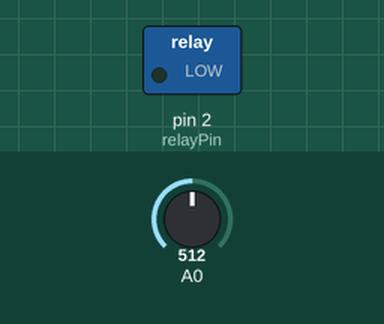
This sketch was run on a simulated Arduino Uno, built with avr-gcc and run on an emulated ATmega328P. Parts: switched loads named in the sketch (green lamp = pin HIGH). Inputs (shaded band) come from the test bench; at power-on: A0 = 512.

Above: at 1.2 s.
1.3 s: A0 set to 788
4.3 s: A0 set to 811
At 6.5 s:
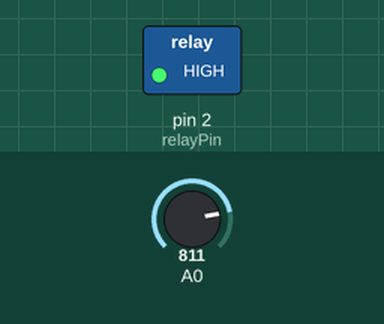
7.3 s: A0 set to 790
At 10.2 s:
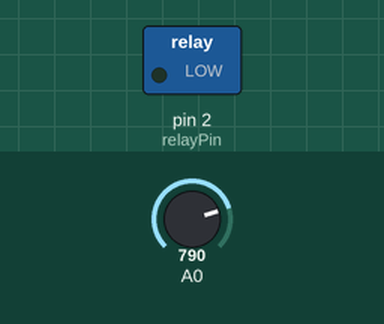
10.3 s: A0 set to 810
At 12.9 s:
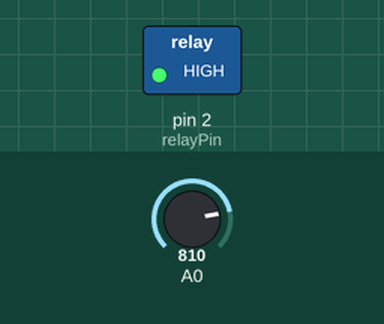
Timing chart, 0 to 14.3 s (numbered marks = the images above; inputs shaded):
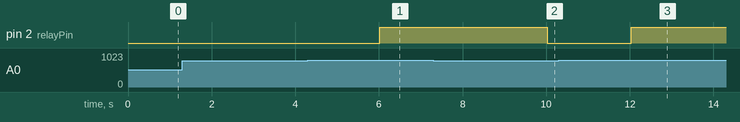

The sketch:

control_device_on_off_through_relay_light_sensor.ino
```cpp
// (licence header left out)
// sketch global variables.

const int sensorPin = 0; // the pin number of the light sensor.
const int relayPin = 2;  // the pin number of the relay switch.

const int sensorThreshold = 800; // sensor threshold value for the relay.

const int SAMPLES_LENGTH = 50; // number of sensor samples.
const long SAMPLE_DELAY = 40;  // delay time (ms) for next sensor sample.

int lightLevel; // the current fetched light sensor value.

// function prototypes.
const long getSensorValue (const int pin, const int N, const long time);

// startup point entry (runs once).
void setup () {
  // set the relay as an output.
  pinMode(relayPin, OUTPUT);

  // set the light sensor as an input.
  pinMode(sensorPin, INPUT);
}

// loop the main sketch.
void loop () {
  // get a value from the input sensor.
  lightLevel = getSensorValue(sensorPin, SAMPLES_LENGTH, SAMPLE_DELAY);

  // switch the relay (On/Off) according to the value of light sensor.
  digitalWrite(relayPin, (lightLevel > sensorThreshold) ? HIGH : LOW);
}

// get an average value from the input sensor.
const long getSensorValue(const int pin, const int N, const long time)
{
  static int curSample; // current sensor sample.
  static long curValue; // current sensor value.

  // current value variable first works as a sum counter.
  curValue = 0;

  // get sensor samples first with delay to calculate the sum of them.
  for (int i = 0; i < N; i++) {
    // get sensor sample.
    curSample = analogRead(pin);

    // add sample to the sum counter.
    curValue += curSample;

    // delay some time for the next sample.
    delay(time);
  }

  // get the average sensor value.
  return (curValue / N);
}
```

Measured:
- the behaviour switches between 800 and 801 on A0 (found by bisection; images 0 and 1)
- after the input at 1.3 s, every drawn part: stays the same
- after the input at 4.3 s, pin 2 (relayPin): LOW → HIGH after 1.7 s
- after the input at 7.3 s, pin 2 (relayPin): HIGH → LOW after 2.7 s
- after the input at 10.3 s, pin 2 (relayPin): LOW → HIGH after 1.7 s
